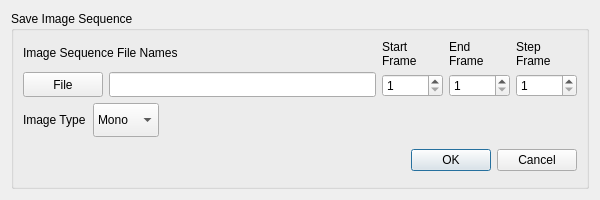
<?xml version="1.0" encoding="UTF-8"?>
<ui version="4.0">
 <class>SaveImageSeqDialog</class>
 <widget class="QDialog" name="SaveImageSeqDialog">
  <property name="geometry">
   <rect>
    <x>0</x>
    <y>0</y>
    <width>600</width>
    <height>200</height>
   </rect>
  </property>
  <property name="sizePolicy">
   <sizepolicy hsizetype="MinimumExpanding" vsizetype="MinimumExpanding">
    <horstretch>0</horstretch>
    <verstretch>0</verstretch>
   </sizepolicy>
  </property>
  <property name="windowTitle">
   <string>Save Image Sequence</string>
  </property>
  <layout class="QHBoxLayout" name="horizontalLayout">
   <item>
    <widget class="QGroupBox" name="groupBox">
     <property name="sizePolicy">
      <sizepolicy hsizetype="Minimum" vsizetype="Minimum">
       <horstretch>0</horstretch>
       <verstretch>0</verstretch>
      </sizepolicy>
     </property>
     <property name="title">
      <string>Save Image Sequence</string>
     </property>
     <layout class="QVBoxLayout" name="verticalLayout">
      <item>
       <layout class="QHBoxLayout">
        <property name="sizeConstraint">
         <enum>QLayout::SetMaximumSize</enum>
        </property>
        <item>
         <layout class="QVBoxLayout">
          <item>
           <widget class="QLabel" name="label_3">
            <property name="sizePolicy">
             <sizepolicy hsizetype="Preferred" vsizetype="Expanding">
              <horstretch>0</horstretch>
              <verstretch>0</verstretch>
             </sizepolicy>
            </property>
            <property name="text">
             <string>Image Sequence File Names</string>
            </property>
           </widget>
          </item>
          <item>
           <layout class="QHBoxLayout">
            <item>
             <widget class="QPushButton" name="m_file">
              <property name="sizePolicy">
               <sizepolicy hsizetype="Minimum" vsizetype="Expanding">
                <horstretch>0</horstretch>
                <verstretch>0</verstretch>
               </sizepolicy>
              </property>
              <property name="toolTip">
               <string>&lt;html&gt;&lt;head&gt;&lt;meta name=&quot;qrichtext&quot; content=&quot;1&quot; /&gt;&lt;style type=&quot;text/css&quot;&gt;
p, li { white-space: pre-wrap; }
&lt;/style&gt;&lt;/head&gt;&lt;body style=&quot; font-family:'MS Shell Dlg 2'; font-size:8.25pt; font-weight:400; font-style:normal;&quot;&gt;
&lt;p style=&quot; margin-top:0px; margin-bottom:0px; margin-left:0px; margin-right:0px; -qt-block-indent:0; text-indent:0px;&quot;&gt;Click to select image file name.&lt;/p&gt;&lt;/body&gt;&lt;/html&gt;</string>
              </property>
              <property name="whatsThis">
               <string>&lt;html&gt;&lt;head&gt;&lt;meta name=&quot;qrichtext&quot; content=&quot;1&quot; /&gt;&lt;style type=&quot;text/css&quot;&gt;
p, li { white-space: pre-wrap; }
&lt;/style&gt;&lt;/head&gt;&lt;body style=&quot; font-family:'MS Shell Dlg 2'; font-size:8.25pt; font-weight:400; font-style:normal;&quot;&gt;
&lt;p style=&quot; margin-top:0px; margin-bottom:0px; margin-left:0px; margin-right:0px; -qt-block-indent:0; text-indent:0px;&quot;&gt;Frame numbers will be automatically appended.&lt;/p&gt;
&lt;p style=&quot; margin-top:0px; margin-bottom:0px; margin-left:0px; margin-right:0px; -qt-block-indent:0; text-indent:0px; font-size:8pt;&quot;&gt;If the filename has &lt;span style=&quot; font-weight:600;&quot;&gt;$f&lt;/span&gt; or &lt;span style=&quot; font-weight:600;&quot;&gt;$#f&lt;/span&gt; (# is a number), then&lt;/p&gt;
&lt;p style=&quot; margin-top:0px; margin-bottom:0px; margin-left:0px; margin-right:0px; -qt-block-indent:0; text-indent:0px; font-size:8pt;&quot;&gt;it will be replaced by appropriate number of 0s&lt;/p&gt;
&lt;p style=&quot; margin-top:0px; margin-bottom:0px; margin-left:0px; margin-right:0px; -qt-block-indent:0; text-indent:0px; font-size:8pt;&quot;&gt;followed by the frame number.&lt;/p&gt;
&lt;p style=&quot;-qt-paragraph-type:empty; margin-top:0px; margin-bottom:0px; margin-left:0px; margin-right:0px; -qt-block-indent:0; text-indent:0px; font-size:8pt;&quot;&gt;&lt;/p&gt;
&lt;p style=&quot; margin-top:0px; margin-bottom:0px; margin-left:0px; margin-right:0px; -qt-block-indent:0; text-indent:0px; font-size:8pt;&quot;&gt;&lt;span style=&quot; font-weight:600;&quot;&gt;Examples&lt;/span&gt;&lt;/p&gt;
&lt;p style=&quot; margin-top:0px; margin-bottom:0px; margin-left:0px; margin-right:0px; -qt-block-indent:0; text-indent:0px; font-size:8pt;&quot;&gt;file name - test.png&lt;/p&gt;
&lt;p style=&quot; margin-top:0px; margin-bottom:0px; margin-left:0px; margin-right:0px; -qt-block-indent:0; text-indent:0px; font-size:8pt;&quot;&gt;frames from 1 till 100&lt;/p&gt;
&lt;p style=&quot; margin-top:0px; margin-bottom:0px; margin-left:0px; margin-right:0px; -qt-block-indent:0; text-indent:0px; font-size:8pt;&quot;&gt;filenames generated are -&lt;/p&gt;
&lt;p style=&quot; margin-top:0px; margin-bottom:0px; margin-left:0px; margin-right:0px; -qt-block-indent:0; text-indent:0px; font-size:8pt;&quot;&gt;test1.png, ..., test10.png, ...., test99.png, test100.png&lt;/p&gt;
&lt;p style=&quot;-qt-paragraph-type:empty; margin-top:0px; margin-bottom:0px; margin-left:0px; margin-right:0px; -qt-block-indent:0; text-indent:0px; font-size:8pt;&quot;&gt;&lt;/p&gt;
&lt;p style=&quot; margin-top:0px; margin-bottom:0px; margin-left:0px; margin-right:0px; -qt-block-indent:0; text-indent:0px; font-size:8pt;&quot;&gt;file name - test$f.png&lt;/p&gt;
&lt;p style=&quot; margin-top:0px; margin-bottom:0px; margin-left:0px; margin-right:0px; -qt-block-indent:0; text-indent:0px; font-size:8pt;&quot;&gt;frames from 1 till 100&lt;/p&gt;
&lt;p style=&quot; margin-top:0px; margin-bottom:0px; margin-left:0px; margin-right:0px; -qt-block-indent:0; text-indent:0px; font-size:8pt;&quot;&gt;filenames generated are -&lt;/p&gt;
&lt;p style=&quot; margin-top:0px; margin-bottom:0px; margin-left:0px; margin-right:0px; -qt-block-indent:0; text-indent:0px; font-size:8pt;&quot;&gt;test1.png, ..., test10.png, ...., test99.png, test100.png&lt;/p&gt;
&lt;p style=&quot;-qt-paragraph-type:empty; margin-top:0px; margin-bottom:0px; margin-left:0px; margin-right:0px; -qt-block-indent:0; text-indent:0px; font-size:8pt;&quot;&gt;&lt;/p&gt;
&lt;p style=&quot; margin-top:0px; margin-bottom:0px; margin-left:0px; margin-right:0px; -qt-block-indent:0; text-indent:0px; font-size:8pt;&quot;&gt;file name - test$4f.png&lt;/p&gt;
&lt;p style=&quot; margin-top:0px; margin-bottom:0px; margin-left:0px; margin-right:0px; -qt-block-indent:0; text-indent:0px; font-size:8pt;&quot;&gt;frames from 1 till 100&lt;/p&gt;
&lt;p style=&quot; margin-top:0px; margin-bottom:0px; margin-left:0px; margin-right:0px; -qt-block-indent:0; text-indent:0px; font-size:8pt;&quot;&gt;filenames generated are -&lt;/p&gt;
&lt;p style=&quot; margin-top:0px; margin-bottom:0px; margin-left:0px; margin-right:0px; -qt-block-indent:0; text-indent:0px; font-size:8pt;&quot;&gt;test0001.png, ..., test0010.png, ...., test099.png, test0100.png&lt;/p&gt;&lt;/body&gt;&lt;/html&gt;</string>
              </property>
              <property name="text">
               <string>File</string>
              </property>
             </widget>
            </item>
            <item>
             <widget class="QLineEdit" name="m_fileName">
              <property name="sizePolicy">
               <sizepolicy hsizetype="Expanding" vsizetype="Expanding">
                <horstretch>0</horstretch>
                <verstretch>0</verstretch>
               </sizepolicy>
              </property>
              <property name="toolTip">
               <string>&lt;html&gt;&lt;head&gt;&lt;meta name=&quot;qrichtext&quot; content=&quot;1&quot; /&gt;&lt;style type=&quot;text/css&quot;&gt;
p, li { white-space: pre-wrap; }
&lt;/style&gt;&lt;/head&gt;&lt;body style=&quot; font-family:'MS Shell Dlg 2'; font-size:8.25pt; font-weight:400; font-style:normal;&quot;&gt;
&lt;p style=&quot; margin-top:0px; margin-bottom:0px; margin-left:0px; margin-right:0px; -qt-block-indent:0; text-indent:0px; font-size:8pt;&quot;&gt;Image file name.&lt;/p&gt;&lt;/body&gt;&lt;/html&gt;</string>
              </property>
              <property name="whatsThis">
               <string>&lt;html&gt;&lt;head&gt;&lt;meta name=&quot;qrichtext&quot; content=&quot;1&quot; /&gt;&lt;style type=&quot;text/css&quot;&gt;
p, li { white-space: pre-wrap; }
&lt;/style&gt;&lt;/head&gt;&lt;body style=&quot; font-family:'MS Shell Dlg 2'; font-size:8.25pt; font-weight:400; font-style:normal;&quot;&gt;
&lt;p style=&quot; margin-top:0px; margin-bottom:0px; margin-left:0px; margin-right:0px; -qt-block-indent:0; text-indent:0px; font-size:8pt;&quot;&gt;Frame numbers will be automatically appended.&lt;/p&gt;
&lt;p style=&quot; margin-top:0px; margin-bottom:0px; margin-left:0px; margin-right:0px; -qt-block-indent:0; text-indent:0px; font-size:8pt;&quot;&gt;If the filename has &lt;span style=&quot; font-weight:600;&quot;&gt;$f&lt;/span&gt; or &lt;span style=&quot; font-weight:600;&quot;&gt;$#f&lt;/span&gt; (# is a number), then&lt;/p&gt;
&lt;p style=&quot; margin-top:0px; margin-bottom:0px; margin-left:0px; margin-right:0px; -qt-block-indent:0; text-indent:0px; font-size:8pt;&quot;&gt;it will be replaced by appropriate number of 0s&lt;/p&gt;
&lt;p style=&quot; margin-top:0px; margin-bottom:0px; margin-left:0px; margin-right:0px; -qt-block-indent:0; text-indent:0px; font-size:8pt;&quot;&gt;followed by the frame number.&lt;/p&gt;
&lt;p style=&quot;-qt-paragraph-type:empty; margin-top:0px; margin-bottom:0px; margin-left:0px; margin-right:0px; -qt-block-indent:0; text-indent:0px; font-size:8pt;&quot;&gt;&lt;/p&gt;
&lt;p style=&quot; margin-top:0px; margin-bottom:0px; margin-left:0px; margin-right:0px; -qt-block-indent:0; text-indent:0px; font-size:8pt;&quot;&gt;&lt;span style=&quot; font-weight:600;&quot;&gt;Examples&lt;/span&gt;&lt;/p&gt;
&lt;p style=&quot; margin-top:0px; margin-bottom:0px; margin-left:0px; margin-right:0px; -qt-block-indent:0; text-indent:0px; font-size:8pt;&quot;&gt;file name - test.png&lt;/p&gt;
&lt;p style=&quot; margin-top:0px; margin-bottom:0px; margin-left:0px; margin-right:0px; -qt-block-indent:0; text-indent:0px; font-size:8pt;&quot;&gt;frames from 1 till 100&lt;/p&gt;
&lt;p style=&quot; margin-top:0px; margin-bottom:0px; margin-left:0px; margin-right:0px; -qt-block-indent:0; text-indent:0px; font-size:8pt;&quot;&gt;filenames generated are -&lt;/p&gt;
&lt;p style=&quot; margin-top:0px; margin-bottom:0px; margin-left:0px; margin-right:0px; -qt-block-indent:0; text-indent:0px; font-size:8pt;&quot;&gt;test1.png, ..., test10.png, ...., test99.png, test100.png&lt;/p&gt;
&lt;p style=&quot;-qt-paragraph-type:empty; margin-top:0px; margin-bottom:0px; margin-left:0px; margin-right:0px; -qt-block-indent:0; text-indent:0px; font-size:8pt;&quot;&gt;&lt;/p&gt;
&lt;p style=&quot; margin-top:0px; margin-bottom:0px; margin-left:0px; margin-right:0px; -qt-block-indent:0; text-indent:0px; font-size:8pt;&quot;&gt;file name - test$f.png&lt;/p&gt;
&lt;p style=&quot; margin-top:0px; margin-bottom:0px; margin-left:0px; margin-right:0px; -qt-block-indent:0; text-indent:0px; font-size:8pt;&quot;&gt;frames from 1 till 100&lt;/p&gt;
&lt;p style=&quot; margin-top:0px; margin-bottom:0px; margin-left:0px; margin-right:0px; -qt-block-indent:0; text-indent:0px; font-size:8pt;&quot;&gt;filenames generated are -&lt;/p&gt;
&lt;p style=&quot; margin-top:0px; margin-bottom:0px; margin-left:0px; margin-right:0px; -qt-block-indent:0; text-indent:0px; font-size:8pt;&quot;&gt;test1.png, ..., test10.png, ...., test99.png, test100.png&lt;/p&gt;
&lt;p style=&quot;-qt-paragraph-type:empty; margin-top:0px; margin-bottom:0px; margin-left:0px; margin-right:0px; -qt-block-indent:0; text-indent:0px; font-size:8pt;&quot;&gt;&lt;/p&gt;
&lt;p style=&quot; margin-top:0px; margin-bottom:0px; margin-left:0px; margin-right:0px; -qt-block-indent:0; text-indent:0px; font-size:8pt;&quot;&gt;file name - test$4f.png&lt;/p&gt;
&lt;p style=&quot; margin-top:0px; margin-bottom:0px; margin-left:0px; margin-right:0px; -qt-block-indent:0; text-indent:0px; font-size:8pt;&quot;&gt;frames from 1 till 100&lt;/p&gt;
&lt;p style=&quot; margin-top:0px; margin-bottom:0px; margin-left:0px; margin-right:0px; -qt-block-indent:0; text-indent:0px; font-size:8pt;&quot;&gt;filenames generated are -&lt;/p&gt;
&lt;p style=&quot; margin-top:0px; margin-bottom:0px; margin-left:0px; margin-right:0px; -qt-block-indent:0; text-indent:0px; font-size:8pt;&quot;&gt;test0001.png, ..., test0010.png, ...., test099.png, test0100.png&lt;/p&gt;&lt;/body&gt;&lt;/html&gt;</string>
              </property>
             </widget>
            </item>
           </layout>
          </item>
         </layout>
        </item>
        <item>
         <layout class="QVBoxLayout">
          <item>
           <widget class="QLabel" name="label_4">
            <property name="sizePolicy">
             <sizepolicy hsizetype="Preferred" vsizetype="Expanding">
              <horstretch>0</horstretch>
              <verstretch>0</verstretch>
             </sizepolicy>
            </property>
            <property name="text">
             <string>Start
Frame</string>
            </property>
           </widget>
          </item>
          <item>
           <widget class="QSpinBox" name="m_startFrame">
            <property name="sizePolicy">
             <sizepolicy hsizetype="Minimum" vsizetype="Expanding">
              <horstretch>0</horstretch>
              <verstretch>0</verstretch>
             </sizepolicy>
            </property>
            <property name="toolTip">
             <string>&lt;html&gt;&lt;head&gt;&lt;meta name=&quot;qrichtext&quot; content=&quot;1&quot; /&gt;&lt;style type=&quot;text/css&quot;&gt;
p, li { white-space: pre-wrap; }
&lt;/style&gt;&lt;/head&gt;&lt;body style=&quot; font-family:'MS Shell Dlg 2'; font-size:8.25pt; font-weight:400; font-style:normal;&quot;&gt;
&lt;p style=&quot; margin-top:0px; margin-bottom:0px; margin-left:0px; margin-right:0px; -qt-block-indent:0; text-indent:0px;&quot;&gt;Start Frame Number&lt;/p&gt;&lt;/body&gt;&lt;/html&gt;</string>
            </property>
            <property name="minimum">
             <number>1</number>
            </property>
            <property name="maximum">
             <number>99999</number>
            </property>
           </widget>
          </item>
         </layout>
        </item>
        <item>
         <layout class="QVBoxLayout">
          <item>
           <widget class="QLabel" name="label_2">
            <property name="sizePolicy">
             <sizepolicy hsizetype="Preferred" vsizetype="Expanding">
              <horstretch>0</horstretch>
              <verstretch>0</verstretch>
             </sizepolicy>
            </property>
            <property name="text">
             <string>End
Frame</string>
            </property>
           </widget>
          </item>
          <item>
           <widget class="QSpinBox" name="m_endFrame">
            <property name="sizePolicy">
             <sizepolicy hsizetype="Minimum" vsizetype="Expanding">
              <horstretch>0</horstretch>
              <verstretch>0</verstretch>
             </sizepolicy>
            </property>
            <property name="toolTip">
             <string>&lt;html&gt;&lt;head&gt;&lt;meta name=&quot;qrichtext&quot; content=&quot;1&quot; /&gt;&lt;style type=&quot;text/css&quot;&gt;
p, li { white-space: pre-wrap; }
&lt;/style&gt;&lt;/head&gt;&lt;body style=&quot; font-family:'MS Shell Dlg 2'; font-size:8.25pt; font-weight:400; font-style:normal;&quot;&gt;
&lt;p style=&quot; margin-top:0px; margin-bottom:0px; margin-left:0px; margin-right:0px; -qt-block-indent:0; text-indent:0px;&quot;&gt;End Frame Number&lt;/p&gt;&lt;/body&gt;&lt;/html&gt;</string>
            </property>
            <property name="minimum">
             <number>1</number>
            </property>
            <property name="maximum">
             <number>99999</number>
            </property>
           </widget>
          </item>
         </layout>
        </item>
        <item>
         <layout class="QVBoxLayout">
          <item>
           <widget class="QLabel" name="label">
            <property name="sizePolicy">
             <sizepolicy hsizetype="Preferred" vsizetype="Expanding">
              <horstretch>0</horstretch>
              <verstretch>0</verstretch>
             </sizepolicy>
            </property>
            <property name="text">
             <string>Step
Frame</string>
            </property>
           </widget>
          </item>
          <item>
           <widget class="QSpinBox" name="m_stepFrame">
            <property name="sizePolicy">
             <sizepolicy hsizetype="Minimum" vsizetype="Expanding">
              <horstretch>0</horstretch>
              <verstretch>0</verstretch>
             </sizepolicy>
            </property>
            <property name="toolTip">
             <string>&lt;html&gt;&lt;head&gt;&lt;meta name=&quot;qrichtext&quot; content=&quot;1&quot; /&gt;&lt;style type=&quot;text/css&quot;&gt;
p, li { white-space: pre-wrap; }
&lt;/style&gt;&lt;/head&gt;&lt;body style=&quot; font-family:'MS Shell Dlg 2'; font-size:8.25pt; font-weight:400; font-style:normal;&quot;&gt;
&lt;p style=&quot; margin-top:0px; margin-bottom:0px; margin-left:0px; margin-right:0px; -qt-block-indent:0; text-indent:0px;&quot;&gt;Step Frames&lt;/p&gt;&lt;/body&gt;&lt;/html&gt;</string>
            </property>
            <property name="minimum">
             <number>1</number>
            </property>
            <property name="maximum">
             <number>99999</number>
            </property>
           </widget>
          </item>
         </layout>
        </item>
       </layout>
      </item>
      <item>
       <layout class="QHBoxLayout">
        <property name="spacing">
         <number>0</number>
        </property>
        <item>
         <widget class="QLabel" name="label_5">
          <property name="sizePolicy">
           <sizepolicy hsizetype="Preferred" vsizetype="Expanding">
            <horstretch>0</horstretch>
            <verstretch>0</verstretch>
           </sizepolicy>
          </property>
          <property name="text">
           <string>Image Type  </string>
          </property>
         </widget>
        </item>
        <item>
         <widget class="QComboBox" name="m_imageMode">
          <property name="sizePolicy">
           <sizepolicy hsizetype="Preferred" vsizetype="Preferred">
            <horstretch>0</horstretch>
            <verstretch>0</verstretch>
           </sizepolicy>
          </property>
          <item>
           <property name="text">
            <string>Mono</string>
           </property>
          </item>
          <item>
           <property name="text">
            <string>Stereo</string>
           </property>
          </item>
          <item>
           <property name="text">
            <string>Cubic</string>
           </property>
          </item>
         </widget>
        </item>
        <item>
         <spacer>
          <property name="sizePolicy">
           <sizepolicy hsizetype="MinimumExpanding" vsizetype="Minimum">
            <horstretch>0</horstretch>
            <verstretch>0</verstretch>
           </sizepolicy>
          </property>
          <property name="orientation">
           <enum>Qt::Horizontal</enum>
          </property>
          <property name="sizeType">
           <enum>QSizePolicy::MinimumExpanding</enum>
          </property>
          <property name="sizeHint" stdset="0">
           <size>
            <width>40</width>
            <height>20</height>
           </size>
          </property>
         </spacer>
        </item>
       </layout>
      </item>
      <item>
       <widget class="QDialogButtonBox" name="buttonBox">
        <property name="sizePolicy">
         <sizepolicy hsizetype="Expanding" vsizetype="Expanding">
          <horstretch>0</horstretch>
          <verstretch>0</verstretch>
         </sizepolicy>
        </property>
        <property name="orientation">
         <enum>Qt::Horizontal</enum>
        </property>
        <property name="standardButtons">
         <set>QDialogButtonBox::Cancel|QDialogButtonBox::Ok</set>
        </property>
       </widget>
      </item>
     </layout>
    </widget>
   </item>
  </layout>
 </widget>
 <resources/>
 <connections>
  <connection>
   <sender>buttonBox</sender>
   <signal>accepted()</signal>
   <receiver>SaveImageSeqDialog</receiver>
   <slot>accept()</slot>
   <hints>
    <hint type="sourcelabel">
     <x>268</x>
     <y>109</y>
    </hint>
    <hint type="destinationlabel">
     <x>157</x>
     <y>139</y>
    </hint>
   </hints>
  </connection>
  <connection>
   <sender>buttonBox</sender>
   <signal>rejected()</signal>
   <receiver>SaveImageSeqDialog</receiver>
   <slot>reject()</slot>
   <hints>
    <hint type="sourcelabel">
     <x>336</x>
     <y>115</y>
    </hint>
    <hint type="destinationlabel">
     <x>286</x>
     <y>139</y>
    </hint>
   </hints>
  </connection>
 </connections>
</ui>
